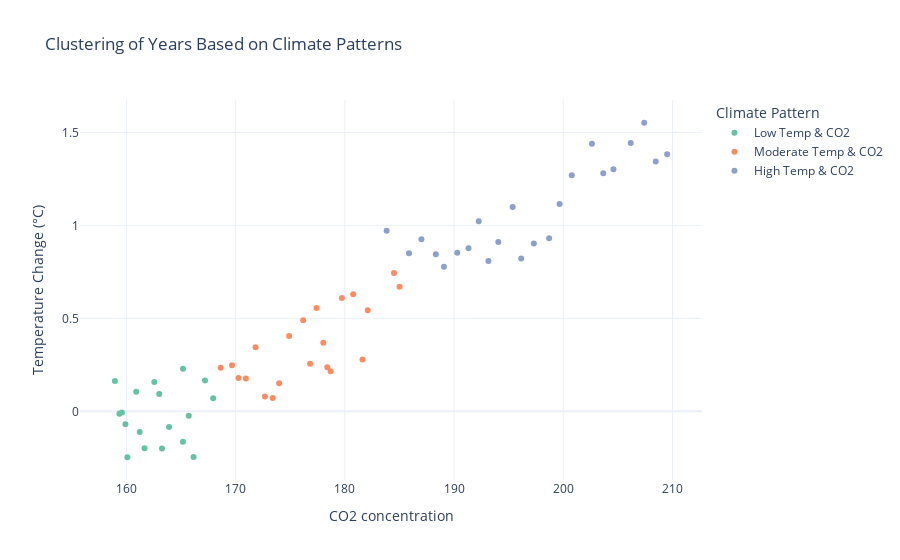

This figure's notebook cell:
### Markdown cell above
The OLS regression results indicate a strong relationship between CO₂ concentration and temperature change, with an R-squared value of 0.949, meaning 94.9% of the variance in temperature change is explained by the model. The coefficient for CO₂ concentration (0.3245) is statistically significant (p < 0.05), which suggests a positive association between CO₂ levels and temperature change.


# Clustering Climate Patterns

Next, we group years based on similarities in temperature anomalies and CO2 concentrations using K-Means clustering:

### Code cell
from sklearn.cluster import KMeans
from sklearn.preprocessing import StandardScaler
import numpy as np

# prepare data for clustering
clustering_data = merged_data[['Temperature Change', 'CO2 concentration']].dropna()

scaler = StandardScaler()
scaled_data = scaler.fit_transform(clustering_data)

# applying K-Means clustering
kmeans = KMeans(n_clusters=3, random_state=42)
clustering_data['Cluster']=kmeans.fit_predict(scaled_data)

# adding labels for periods with similar patterns
clustering_data['Label'] = clustering_data['Cluster'].map({
    0: 'Moderate Temp & CO2', 
    1: 'High Temp & CO2',
    2: 'Low Temp & CO2'
})

import plotly.express as px

fig_clusters = px.scatter(
    clustering_data, 
    x='CO2 concentration',
    y='Temperature Change',
    color='Label',
    color_discrete_sequence=px.colors.qualitative.Set2,
    labels={
        "CO₂ concentration": "CO₂ Concentration (ppm)",
        "Temperature Change": "Temperature Change (°C)",
        "Label": "Climate Pattern"
    },
    title="Clustering of Years Based on Climate Patterns"
    )

fig_clusters.update_layout(
    template="plotly_white",
    legend_title="Climate Pattern"
)

fig_clusters.show()

### Figure 1 — Plotly figure (JSON) as saved in the notebook; plotly's stock layout.template omitted (floating-point values rounded to 4 significant figures)
{"data": [{"hovertemplate": "Climate Pattern=Low Temp & CO2<br>CO2 concentration=%{x}<br>Temperature Change (°C)=%{y}<extra></extra>", "legendgroup": "Low Temp & CO2", "marker": {"color": "rgb(102,194,165)", "symbol": "circle"}, "mode": "markers", "name": "Low Temp & CO2", "orientation": "v", "showlegend": true, "type": "scatter", "x": [158.9, 159.4, 159.6, 159.9, 160.1, 160.9, 161.2, 161.7, 162.6, 163.0, 163.3, 163.9, 165.2, 165.2, 165.7, 166.1, 167.2, 167.9], "xaxis": "x", "y": [0.1631, -0.01348, -0.006043, -0.07006, -0.247, 0.1055, -0.1108, -0.1991, 0.1579, 0.09249, -0.2005, -0.08491, 0.2294, -0.163, -0.02349, -0.2459, 0.1658, 0.06963], "yaxis": "y"}, {"hovertemplate": "Climate Pattern=Moderate Temp & CO2<br>CO2 concentration=%{x}<br>Temperature Change (°C)=%{y}<extra></extra>", "legendgroup": "Moderate Temp & CO2", "marker": {"color": "rgb(252,141,98)", "symbol": "circle"}, "mode": "markers", "name": "Moderate Temp & CO2", "orientation": "v", "showlegend": true, "type": "scatter", "x": [168.6, 169.7, 170.3, 170.9, 171.8, 172.7, 173.4, 174.0, 174.9, 176.2, 176.8, 177.4, 178.0, 178.4, 178.7, 179.7, 180.8, 181.6, 182.1, 184.5, 185.0], "xaxis": "x", "y": [0.2338, 0.2473, 0.1786, 0.1765, 0.3446, 0.08012, 0.07129, 0.1512, 0.405, 0.4901, 0.2562, 0.5553, 0.3682, 0.2365, 0.216, 0.6095, 0.6292, 0.2792, 0.544, 0.7433, 0.6698], "yaxis": "y"}, {"hovertemplate": "Climate Pattern=High Temp & CO2<br>CO2 concentration=%{x}<br>Temperature Change (°C)=%{y}<extra></extra>", "legendgroup": "High Temp & CO2", "marker": {"color": "rgb(141,160,203)", "symbol": "circle"}, "mode": "markers", "name": "High Temp & CO2", "orientation": "v", "showlegend": true, "type": "scatter", "x": [183.8, 185.9, 187.0, 188.3, 189.1, 190.3, 191.3, 192.3, 193.2, 194.1, 195.4, 196.2, 197.3, 198.7, 199.7, 200.8, 202.6, 203.7, 204.6, 206.2, 207.4, 208.5, 209.5], "xaxis": "x", "y": [0.9713, 0.8502, 0.925, 0.8442, 0.7778, 0.853, 0.8766, 1.023, 0.8084, 0.9106, 1.099, 0.8214, 0.9022, 0.9312, 1.115, 1.27, 1.44, 1.281, 1.302, 1.443, 1.552, 1.344, 1.382], "yaxis": "y"}], "layout": {"legend": {"title": {"text": "Climate Pattern"}, "tracegroupgap": 0}, "title": {"text": "Clustering of Years Based on Climate Patterns"}, "xaxis": {"anchor": "y", "domain": [0, 1], "title": {"text": "CO2 concentration"}}, "yaxis": {"anchor": "x", "domain": [0, 1], "title": {"text": "Temperature Change (°C)"}}}}
